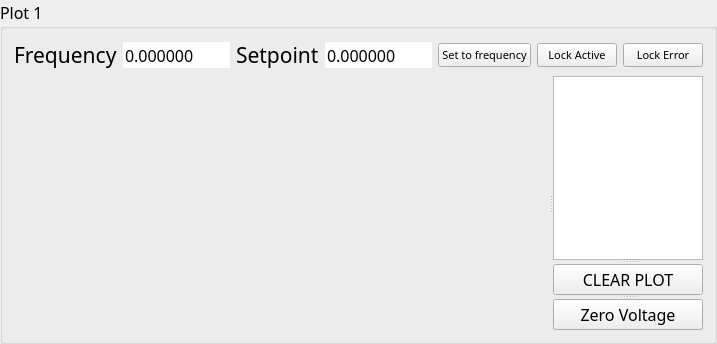
      <widget class="QGroupBox" name="groupBox_3">
       <property name="sizePolicy">
        <sizepolicy hsizetype="Expanding" vsizetype="Expanding">
         <horstretch>0</horstretch>
         <verstretch>0</verstretch>
        </sizepolicy>
       </property>
       <property name="font">
        <font>
         <family>Calibri Light</family>
         <pointsize>12</pointsize>
        </font>
       </property>
       <property name="styleSheet">
        <string notr="true"/>
       </property>
       <property name="title">
        <string>Plot 1</string>
       </property>
       <layout class="QVBoxLayout" name="verticalLayout_3">
        <item>
         <layout class="QHBoxLayout" name="horizontalLayout_6">
          <item>
           <widget class="QLabel" name="label_5">
            <property name="font">
             <font>
              <family>Calibri Light</family>
              <pointsize>16</pointsize>
             </font>
            </property>
            <property name="text">
             <string>&lt;html&gt;&lt;head/&gt;&lt;body&gt;&lt;p&gt;Frequency&lt;/p&gt;&lt;/body&gt;&lt;/html&gt;</string>
            </property>
           </widget>
          </item>
          <item>
           <widget class="QDoubleSpinBox" name="freq_2">
            <property name="font">
             <font>
              <family>Calibri Light</family>
              <pointsize>12</pointsize>
             </font>
            </property>
            <property name="styleSheet">
             <string notr="true"/>
            </property>
            <property name="frame">
             <bool>false</bool>
            </property>
            <property name="buttonSymbols">
             <enum>QAbstractSpinBox::NoButtons</enum>
            </property>
            <property name="accelerated">
             <bool>false</bool>
            </property>
            <property name="correctionMode">
             <enum>QAbstractSpinBox::CorrectToNearestValue</enum>
            </property>
            <property name="keyboardTracking">
             <bool>false</bool>
            </property>
            <property name="decimals">
             <number>6</number>
            </property>
            <property name="minimum">
             <double>-1000.000000000000000</double>
            </property>
            <property name="maximum">
             <double>1000.000000000000000</double>
            </property>
            <property name="singleStep">
             <double>0.000010000000000</double>
            </property>
           </widget>
          </item>
          <item>
           <widget class="QLabel" name="label_6">
            <property name="font">
             <font>
              <family>Calibri Light</family>
             </font>
            </property>
            <property name="text">
             <string>&lt;html&gt;&lt;head/&gt;&lt;body&gt;&lt;p&gt;&lt;span style=&quot; font-size:16pt;&quot;&gt;Setpoint&lt;/span&gt;&lt;/p&gt;&lt;/body&gt;&lt;/html&gt;</string>
            </property>
           </widget>
          </item>
          <item>
           <widget class="QDoubleSpinBox" name="sp_2">
            <property name="font">
             <font>
              <family>Calibri Light</family>
              <pointsize>12</pointsize>
             </font>
            </property>
            <property name="styleSheet">
             <string notr="true"/>
            </property>
            <property name="frame">
             <bool>false</bool>
            </property>
            <property name="buttonSymbols">
             <enum>QAbstractSpinBox::NoButtons</enum>
            </property>
            <property name="accelerated">
             <bool>false</bool>
            </property>
            <property name="correctionMode">
             <enum>QAbstractSpinBox::CorrectToNearestValue</enum>
            </property>
            <property name="keyboardTracking">
             <bool>false</bool>
            </property>
            <property name="decimals">
             <number>6</number>
            </property>
            <property name="minimum">
             <double>-1000.000000000000000</double>
            </property>
            <property name="maximum">
             <double>1000.000000000000000</double>
            </property>
            <property name="singleStep">
             <double>0.000010000000000</double>
            </property>
           </widget>
          </item>
          <item>
           <widget class="QPushButton" name="rs_2">
            <property name="font">
             <font>
              <pointsize>8</pointsize>
             </font>
            </property>
            <property name="styleSheet">
             <string notr="true"/>
            </property>
            <property name="text">
             <string>Set to frequency</string>
            </property>
           </widget>
          </item>
          <item>
           <widget class="QPushButton" name="lock_2">
            <property name="font">
             <font>
              <family>Calibri Light</family>
              <pointsize>8</pointsize>
             </font>
            </property>
            <property name="styleSheet">
             <string notr="true"/>
            </property>
            <property name="text">
             <string>Lock Active</string>
            </property>
            <property name="icon">
             <iconset>
              <normaloff>green_LED_off.svg</normaloff>
              <normalon>green_LED_on.svg</normalon>green_LED_off.svg</iconset>
            </property>
            <property name="checkable">
             <bool>true</bool>
            </property>
            <property name="checked">
             <bool>false</bool>
            </property>
            <property name="autoExclusive">
             <bool>false</bool>
            </property>
           </widget>
          </item>
          <item>
           <widget class="QPushButton" name="error_status_2">
            <property name="font">
             <font>
              <family>Calibri Light</family>
              <pointsize>8</pointsize>
             </font>
            </property>
            <property name="text">
             <string>Lock Error</string>
            </property>
            <property name="icon">
             <iconset>
              <normaloff>red_LED_off.svg</normaloff>
              <normalon>red_LED_on.svg</normalon>red_LED_off.svg</iconset>
            </property>
            <property name="checkable">
             <bool>true</bool>
            </property>
            <property name="autoExclusive">
             <bool>false</bool>
            </property>
           </widget>
          </item>
         </layout>
        </item>
        <item>
         <widget class="QSplitter" name="splitter_5">
          <property name="orientation">
           <enum>Qt::Horizontal</enum>
          </property>
          <widget class="PlotWidget" name="graph_3" native="true">
           <property name="sizePolicy">
            <sizepolicy hsizetype="Expanding" vsizetype="Expanding">
             <horstretch>0</horstretch>
             <verstretch>0</verstretch>
            </sizepolicy>
           </property>
           <property name="minimumSize">
            <size>
             <width>300</width>
             <height>0</height>
            </size>
           </property>
           <property name="styleSheet">
            <string notr="true"/>
           </property>
          </widget>
          <widget class="QSplitter" name="splitter_6">
           <property name="orientation">
            <enum>Qt::Vertical</enum>
           </property>
           <widget class="GraphicsView" name="legend_3">
            <property name="minimumSize">
             <size>
              <width>150</width>
              <height>0</height>
             </size>
            </property>
            <property name="maximumSize">
             <size>
              <width>200</width>
              <height>16777215</height>
             </size>
            </property>
           </widget>
           <widget class="QPushButton" name="clear_3">
            <property name="sizePolicy">
             <sizepolicy hsizetype="Preferred" vsizetype="Minimum">
              <horstretch>0</horstretch>
              <verstretch>0</verstretch>
             </sizepolicy>
            </property>
            <property name="maximumSize">
             <size>
              <width>150</width>
              <height>33</height>
             </size>
            </property>
            <property name="font">
             <font>
              <family>Calibri Light</family>
              <pointsize>12</pointsize>
             </font>
            </property>
            <property name="styleSheet">
             <string notr="true"/>
            </property>
            <property name="text">
             <string>CLEAR PLOT</string>
            </property>
           </widget>
           <widget class="QPushButton" name="zero_3">
            <property name="maximumSize">
             <size>
              <width>16777215</width>
              <height>33</height>
             </size>
            </property>
            <property name="styleSheet">
             <string notr="true"/>
            </property>
            <property name="text">
             <string>Zero Voltage</string>
            </property>
           </widget>
          </widget>
         </widget>
        </item>
       </layout>
      </widget>
